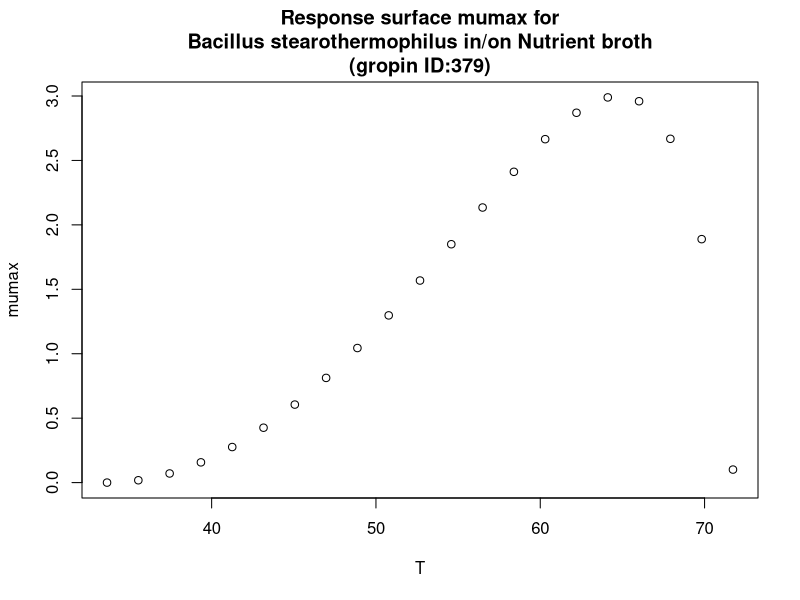

This chart was generated by the following R code:
#############################
# start of Parameter script
#############################
T <- seq(33.6336,71.7282717282717,length.out=21)
#############################
# end of Parameter script
#############################
############################# 
# start of Model script Gropin ID 379 
#############################
 
# constant coefficients for this model
 
variables <- data.frame(T)
argumentsPar <- expand.grid(variables)
 
# heart of the model
response_surface <- function(T) {
   mumax <-(3*(T-71.8)*((T-33.6)^2))/((64.8-33.6)*((64.8-33.6)*(T-64.8)-(64.8-71.8)*(64.8+33.6-2*T)))

return(mumax=mumax)
} 

# output parameters
responseSurface <- cbind(argumentsPar,response_surface(argumentsPar['T']))
colnames(responseSurface) <- c(colnames(argumentsPar),'mumax')
#############################
# End of Model script
#############################
############################# 
# start of Visualisation script Gropin ID 379 
#############################
plot(T,responseSurface$'mumax',xlab='T',
                          ylab='mumax',main='Response surface mumax for
Bacillus stearothermophilus in/on Nutrient broth
(gropin ID:379)')
#############################
# End of Visualisation script
#############################
